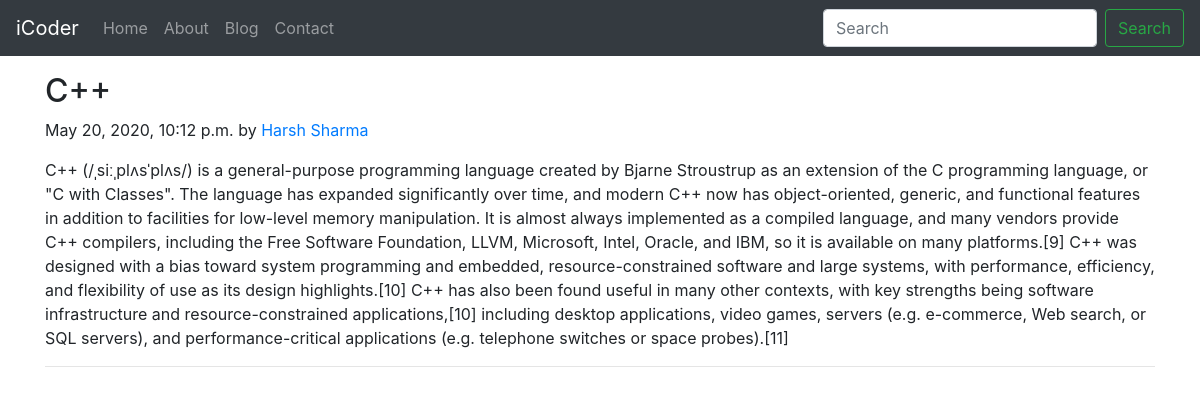
Screenshot of /blog/harsh with the database file from the repository.
### blog/models.py (models this page shows, shortened)
class Post(models.Model):
    sno = models.AutoField(primary_key=True)
    title = models.CharField(max_length=255)
    content = models.TextField()
    author = models.CharField(max_length=100)
    slug = models.CharField(max_length=130)
    timeStamp = models.DateTimeField(blank=True)

### blog/views.py (the view)
# urls.py: path('<str:slug>', views.blogPost,name='blogPost')
def blogPost(request, slug):
    post = Post.objects.filter(slug=slug).first
    context = {'post': post}
    return render(request, 'blog/blogPost.html', context)

### templates/blog/blogPost.html (shortened to what this page needs)
{% extends 'base.html' %}
{% block body %}
<div class="container my-3">
    <h2 class="blog-post-title">{{post.title}}</h2>
    <p class="blog-post-meta">{{post.timeStamp}} by <a href="/blog/abou">{{post.author}}</a></p>
    <p>{{post.content}}</p>
    <hr>
</div>
{% endblock body %}

### rows the page displays
Post: title "C++", timeStamp "May 20, 2020, 10:12 p.m.", author "Harsh Sharma", content "C++ (/ˌsiːˌplʌsˈplʌs/) is a general-purpose programming language created by Bjarne Stroustrup as an extension of the C programming language, or \"C with Classes\". The language has expanded significantly over time, and modern C++ now has object-oriented, generic, and functional features in addition to facilities for low-level memory manipulation. It is almost always implemented as a compiled language, and many vendors provide C++ compilers, including the Free Software Foundation, LLVM, Microsoft, Intel, Oracle, and IBM, so it is available on many platforms.[9] C++ was designed with a bias toward system programming and embedded, resource-constrained software and large systems, with…"
